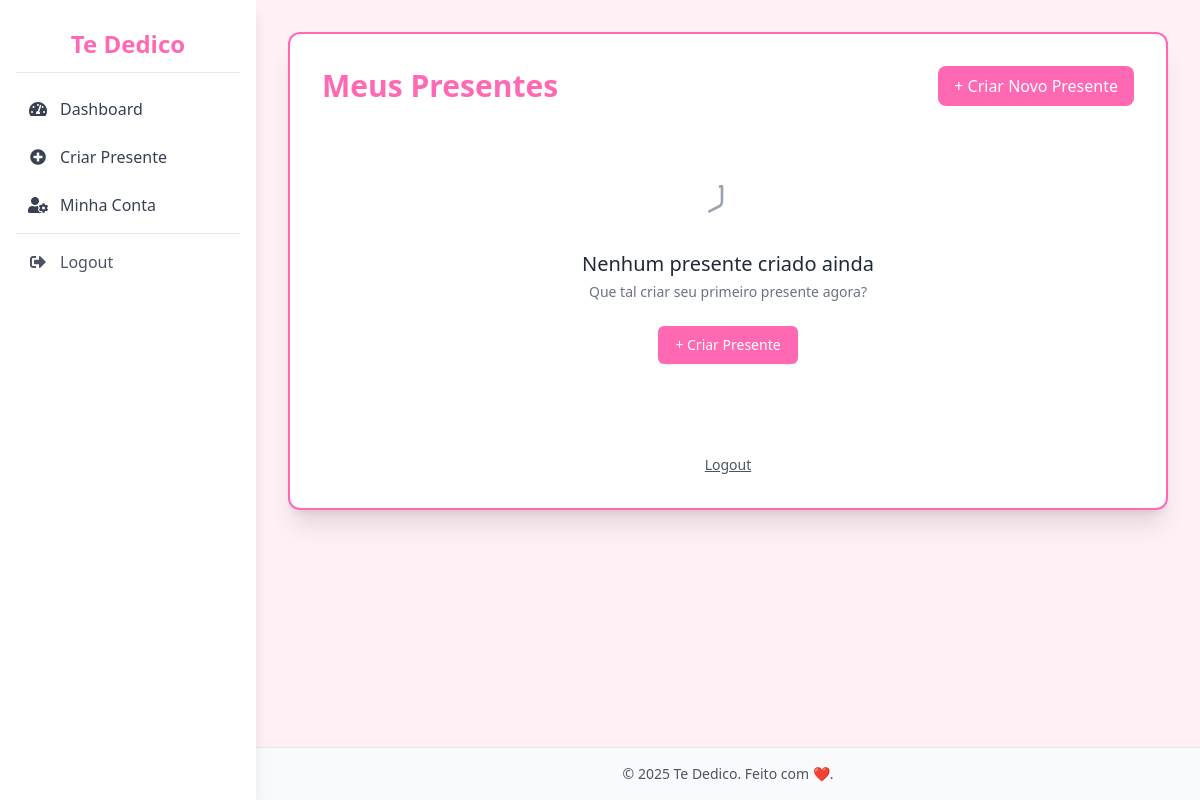
The app's page / (signed in), older data.
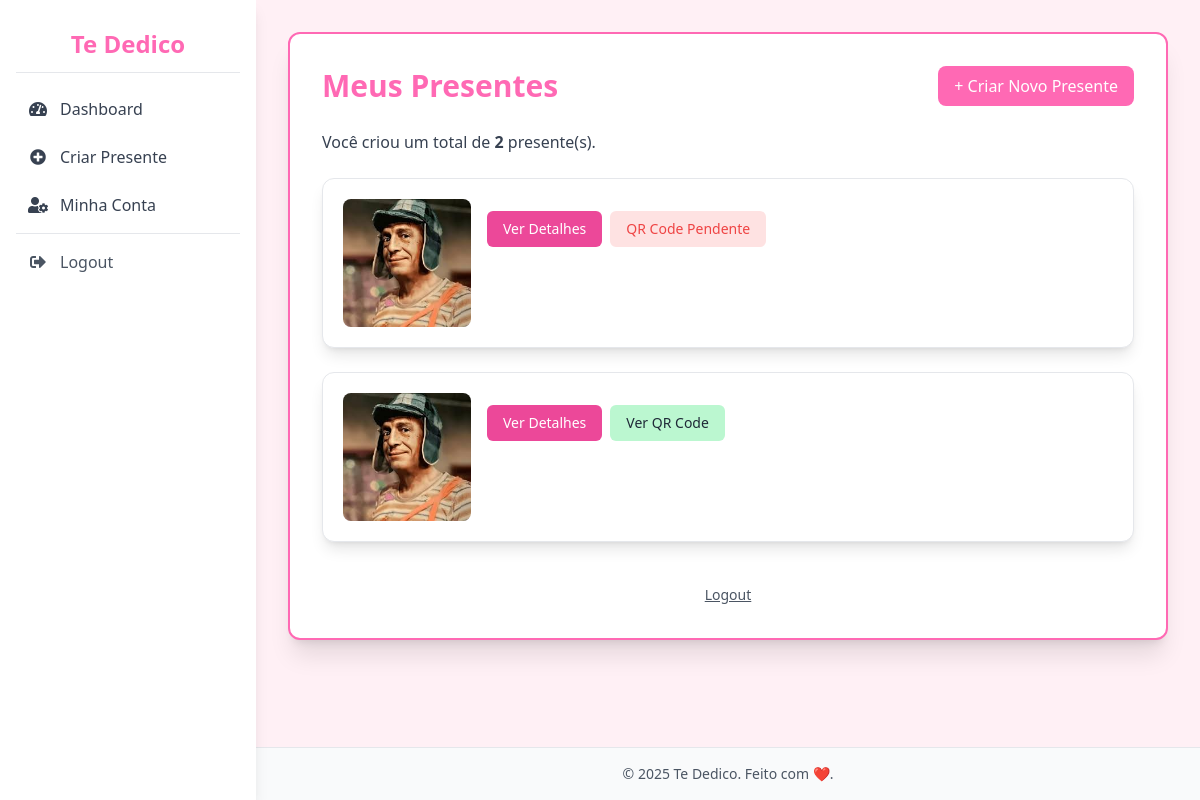
The same page, newer data.
### app/models.py (models this page shows, shortened)
class Presente(models.Model):
    autor = models.ForeignKey(User, on_delete=models.CASCADE, related_name="presentes", verbose_name="Autor") #
    titulo = models.CharField(max_length=255, verbose_name="Título") #
    mensagem = models.TextField(verbose_name="Mensagem") #
    imagem = models.ImageField(upload_to='imagens/', blank=True, null=True, verbose_name="Imagem") #
    video_url = models.URLField(blank=True, null=True, verbose_name="URL do Vídeo") #
    criado_em = models.DateTimeField(auto_now_add=True, verbose_name="Criado em") #
    qr_code = models.ImageField(upload_to='qrcodes/', blank=True, null=True, verbose_name="QR Code") #
    cor_fundo = models.CharField(max_length=7, blank=True, null=True, verbose_name="Cor de Fundo", help_text="Ex: #FFFFFF para branco. Deixe em branco para usar o padrão.") #
    cor_destaque = models.CharField(max_length=7, blank=True, null=True, verbose_name="Cor de Destaque", help_text="Ex: #FF69B4 para rosa. Deixe em branco para usar o padrão.") #
    musica_url = models.URLField(blank=True, null=True, verbose_name="URL da Música de Fundo", help_text="Link direto para um arquivo de áudio (ex: .mp3) ou serviço de streaming compatível.") #
    STATUS_CHOICES = [
        ('pendente', 'Pendente de Aprovação'),
        ('aprovado', 'Aprovado'),
        ('rejeitado', 'Rejeitado'),
    ]
    status_aprovacao = models.CharField(
        max_length=20,
        choices=STATUS_CHOICES,
        default='pendente',
        verbose_name="Status da Aprovação"
    )
    def get_absolute_url(self):
        return reverse('ver_presente', kwargs={'id': self.id}) #
    class Meta:
        verbose_name = "Presente" #
        verbose_name_plural = "Presentes" #
        ordering = ['-criado_em'] #

### app/views.py (the view)
# urls.py: path('', dashboard_view, name='dashboard'),
@login_required
def dashboard_view(request):
    presentes_list = Presente.objects.filter(autor=request.user).order_by('-criado_em')
    paginator = Paginator(presentes_list, 5)
    page_number = request.GET.get('page')
    page_obj = paginator.get_page(page_number)
    context = {
        'page_obj': page_obj,
        'total_presentes': presentes_list.count()
    }
    return render(request, 'dashboard/dashboard.html', context) # Novo template

### app/templates/dashboard/dashboard.html (shortened to what this page needs)
{% extends 'base.html' %}
{% block content %}
<div class="flex justify-between items-center mb-6">
  <h1 class="text-3xl font-bold text-[var(--casal-accent)]">Meus Presentes</h1>
  <a href="{% url 'criar_presente' %}" class="bg-[var(--casal-accent)] text-white px-4 py-2 rounded-lg hover:opacity-90 transition-opacity">
    &#43; Criar Novo Presente
  </a>
</div>
{% if user.is_authenticated and user.presentes.count > 0 %}
  <p class="mb-6 text-gray-700">Você criou um total de <span class="font-semibold">{{ total_presentes }}</span> presente(s).</p>
  <div class="space-y-6">
    {% for presente in page_obj.object_list %}
    <div class="bg-white p-5 rounded-xl shadow-lg border border-gray-200 hover:shadow-xl transition-shadow duration-300 ease-in-out">
      <div class="flex flex-col sm:flex-row sm:items-start sm:space-x-4">
        {% if presente.imagem %}
        <img src="{{ presente.imagem.url }}" alt="Imagem de {{ presente.titulo }}" class="w-full sm:w-32 h-32 object-cover rounded-lg mb-3 sm:mb-0">
        {% else %}
        <div class="w-full sm:w-32 h-32 bg-gray-100 rounded-lg flex items-center justify-center text-gray-400 text-sm mb-3 sm:mb-0">
          Sem imagem
        </div>
        {% endif %}
        <div class="flex flex-wrap gap-2 mt-3">
            <a href="{{ presente.get_absolute_url }}" class="text-sm bg-pink-500 text-white px-4 py-2 rounded-md hover:bg-pink-600 transition-colors">
              Ver Detalhes
            </a>
            {% if presente.qr_code %}
            <a href="{{ presente.qr_code.url }}" target="_blank" class="text-sm bg-green-200 text-gray-800 px-4 py-2 rounded-md hover:bg-gray-300 transition-colors" title="Ver QR Code">
              Ver QR Code
            </a>
            {% else %}
            <span class="text-sm bg-red-100 text-red-500 px-4 py-2 rounded-md cursor-not-allowed" title="QR Code pendente de aprovação">
              QR Code Pendente
            </span>
            {% endif %}
          </div>
      </div>
    </div>
    {% endfor %}
  </div>
{% else %}
  <div class="text-center py-12">
    <h3 class="mt-2 text-xl font-medium text-gray-800">Nenhum presente criado ainda</h3>
    <p class="mt-1 text-sm text-gray-500">Que tal criar seu primeiro presente agora?</p>
    <div class="mt-6">
      <a href="{% url 'criar_presente' %}" class="inline-flex items-center px-4 py-2 border border-transparent shadow-sm text-sm font-medium rounded-md text-white bg-[var(--casal-accent)] hover:opacity-90 focus:outline-none focus:ring-2 focus:ring-offset-2 focus:ring-[var(--casal-accent)] transition-opacity">
        &#43; Criar Presente
      </a>
    </div>
  </div>
{% endif %}
{% if user.is_authenticated %}
<div class="mt-10 text-center">
  <a href="{% url 'logout' %}" class="text-sm text-gray-600 hover:text-[var(--casal-accent)] underline">Logout</a>
</div>
{% endif %}
{% endblock %}

### app/templates/base.html (shortened to what this page needs)
<!DOCTYPE html>
<html lang="pt-br">
<head>
  <script src="https://cdn.tailwindcss.com"></script>
  <link rel="stylesheet" href="https://cdnjs.cloudflare.com/ajax/libs/font-awesome/5.15.3/css/all.min.css">
</head>
<body class="bg-[var(--casal-bg)] text-gray-800 flex min-h-screen {% block body_class %}{% endblock %}">
  {% if user.is_authenticated and not request.resolver_match.url_name == 'ver_presente' and not request.resolver_match.url_name == 'login' and not request.resolver_match.url_name == 'register' %}
  <aside id="sidebar" class="bg-white shadow-lg w-64 min-h-screen p-4 space-y-4 fixed md:relative z-20 transform -translate-x-full md:translate-x-0 transition-transform duration-300 ease-in-out flex flex-col">
    <div class="text-center py-3 border-b border-gray-200">
      <a href="{% url 'dashboard' %}" class="text-2xl font-bold text-[var(--casal-accent)]">Te Dedico</a>
    </div>
    <nav class="flex-grow flex flex-col space-y-2">
      <a href="{% url 'dashboard' %}" class="text-gray-700 hover:bg-pink-50 hover:text-[var(--casal-accent)] px-3 py-2 rounded-md font-medium flex items-center">
        <i class="fas fa-tachometer-alt mr-3 w-5 text-center"></i> Dashboard
      </a>
      <a href="{% url 'criar_presente' %}" class="text-gray-700 hover:bg-pink-50 hover:text-[var(--casal-accent)] px-3 py-2 rounded-md font-medium flex items-center">
        <i class="fas fa-plus-circle mr-3 w-5 text-center"></i> Criar Presente
      </a>
      <a href="#" class="text-gray-700 hover:bg-pink-50 hover:text-[var(--casal-accent)] px-3 py-2 rounded-md font-medium flex items-center">
        <i class="fas fa-user-cog mr-3 w-5 text-center"></i> Minha Conta
      </a>
      <hr class="my-3">
      <a href="{% url 'logout' %}" class="text-gray-600 hover:bg-gray-100 hover:text-[var(--casal-accent)] px-3 py-2 rounded-md font-medium flex items-center mt-auto">
        <i class="fas fa-sign-out-alt mr-3 w-5 text-center"></i> Logout
      </a>
    </nav>
  </aside>
  {% endif %}
  <div class="flex-1 flex flex-col min-w-0">
    <main class="flex-1 p-4 sm:p-6 md:p-8 overflow-y-auto">
        <div class="w-full {% if user.is_authenticated and not request.resolver_match.url_name == 'ver_presente' and not request.resolver_match.url_name == 'login' and not request.resolver_match.url_name == 'register' %}
                        bg-white shadow-xl rounded-xl p-6 md:p-8 border-2 border-[var(--casal-accent)]
                       {% elif request.resolver_match.url_name == 'ver_presente' %}
                        max-w-2xl mx-auto bg-white shadow-2xl rounded-2xl p-6 md:p-8 border-2 border-[var(--casal-accent-dynamic, var(--casal-accent))]
                       {% else %}
                        max-w-md mx-auto bg-white shadow-2xl rounded-2xl p-6 md:p-8 border-2 border-[var(--casal-accent-dynamic, var(--casal-accent))]
                       {% endif %}">
            {% block content %}{% endblock %}
        </div>
    </main>
    <footer class="p-4 text-center text-sm text-gray-600 bg-gray-50 border-t
                   {% if user.is_authenticated and not request.resolver_match.url_name == 'ver_presente' and not request.resolver_match.url_name == 'login' and not request.resolver_match.url_name == 'register' %}
                   {% endif %}">
      <p>&copy; {% now "Y" %} Te Dedico. Feito com ❤️.</p>
    </footer>
  </div>
</body>
</html>

### app/templates/base.html (style rules this page uses)
:root { --casal-bg: #fff0f5; --casal-accent: #ff69b4; }
#sidebar nav { max-height: calc(100vh - 8rem); overflow-y: auto; }

Row changes from the older to the newer data that the page shows:
added Presente: imagem (picture), qr_code "QR Code Pendente"
added Presente: imagem (picture)
Text that changed along with them:
{{ total_presentes }}: (not shown) → "2"
text no longer shown: "Nenhum presente criado ainda Que tal criar seu primeiro presente agora? + Criar Presente"
text now shown: "Você criou um total de presente(s)."
